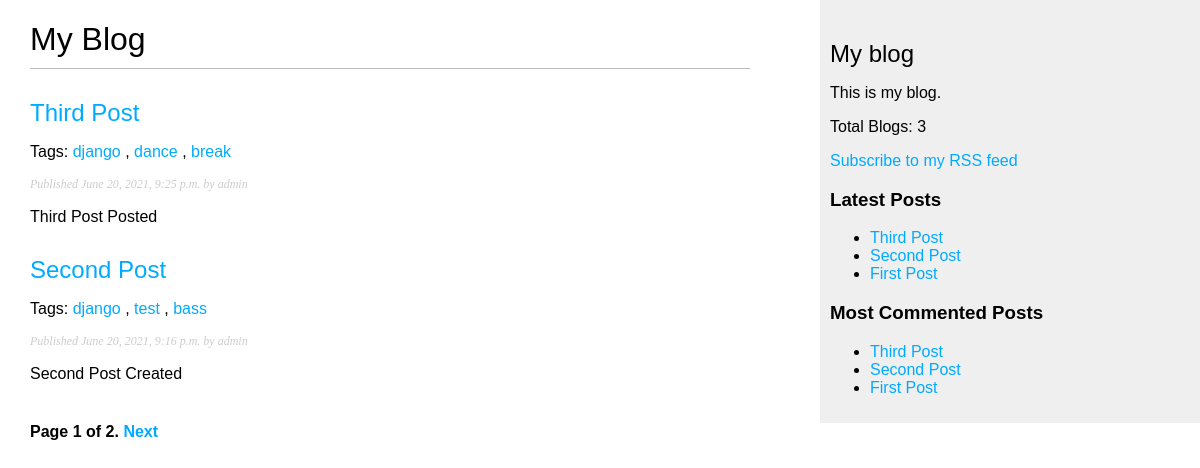
The page /blog/ on the database as committed earlier.
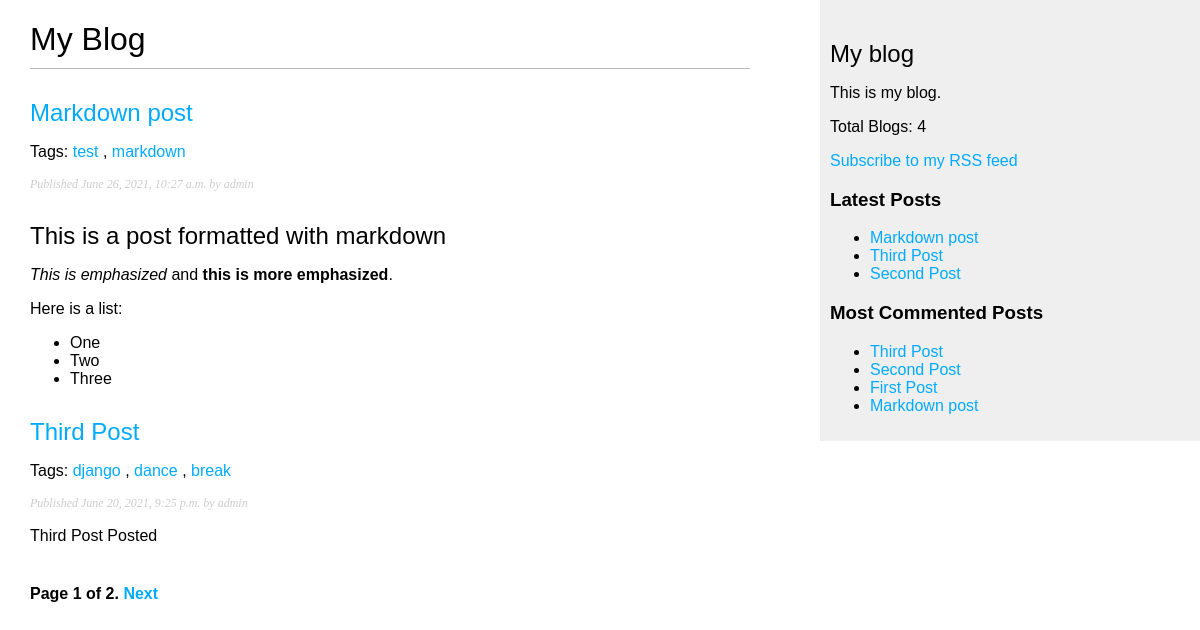
The same page on the database as committed later.
### blog/models.py (models this page shows, shortened)
class Post(models.Model):
    STATUS_CHOICES = (
        ('draft', 'Draft'),
        ('published', 'Published'),
    )
    title = models.CharField(max_length=250)
    slug = models.SlugField(max_length=250, unique_for_date = 'publish')
    author = models.ForeignKey(User, on_delete=models.CASCADE, related_name='blog_posts')
    body = models.TextField()
    publish = models.DateTimeField(default=timezone.now)
    created = models.DateTimeField(auto_now_add=True)
    updated = models.DateTimeField(auto_now=True)
    status = models.CharField(max_length=10, choices=STATUS_CHOICES, default='draft')
    tags = TaggableManager()
    objects = models.Manager()
    published = PublishedManager()
    class Meta:
        ordering = ('-publish',)
    def get_absolute_url(self):
        return reverse('blog:post_detail', args=[self.publish.year, self.publish.month, self.publish.day, self.slug])

### blog/views.py (the view)
# urls.py: path('', views.post_list, name='post_list'),
def post_list(request, tag_slug = None):
    object_list = Post.published.all()
    tag = None
    if tag_slug:
        tag = get_object_or_404(Tag, slug=tag_slug)
        object_list = object_list.filter(tags__in=[tag])
    paginator = Paginator(object_list, 2) # 2 Posts per page
    page = request.GET.get('page')
    try:
        posts = paginator.page(page)
    except  PageNotAnInteger:
        posts = paginator.page(1)
    return render(request, 'blog/post/list.html', {'page': page, 'posts': posts, 'tag': tag})

### blog/models.py (called while the page is built)
    def get_queryset(self):
        return super().get_queryset().filter(status='published')

### blog/templatetags/blog_tags.py (called while the page is built)
@register.simple_tag
def total_posts():
    return Post.published.count()

@register.inclusion_tag('blog/post/latest_posts.html')
def show_latest_posts(count=5):
    latest_posts = Post.published.order_by('-publish')[:count]
    return {'latest_posts': latest_posts}

@register.simple_tag
def get_most_commented_posts(count=5):
    return Post.published.annotate(total_comments=Count('comments')).order_by('-total_comments')[:count]

@register.filter(name='markdown')
def markdown_format(text):
    return mark_safe(markdown.markdown(text))

### blog/templates/blog/post/list.html (shortened to what this page needs)
{% extends "blog/base.html" %}
{% load blog_tags %}
{% block content %}
<h1>My Blog</h1>
{% for post in posts %}
<h2>
    <a href="{{ post.get_absolute_url}}">{{post.title}}</a>
</h2>
<p class="tags">Tags: {% for tag in post.tags.all %}
    <a href="{% url 'blog:post_list_by_tag' tag.slug %}">{{tag.name}}</a>
    {% if not forloop.last %}, {% endif %}
    {% endfor %}
</p>
<p class="date">Published {{post.publish}} by {{post.author}}</p>
{{post.body|markdown|truncatewords_html:30}}
{% endfor %}
{% include "blog/pagination.html" with page=posts %}
{% endblock %}

### blog/templates/blog/base.html (shortened to what this page needs)
<!DOCTYPE html>
{% load blog_tags %}
{% load static %}
<html>
<head>
  <link href="{% static 'css/blog.css' %}" rel="stylesheet" />
</head>
<body>
  <div id="content">{% block content %} {% endblock %}</div>
  <div id="sidebar">
    <h2>My blog</h2>
    <p>This is my blog.</p>
    <p>Total Blogs: {% total_posts %}</p>
    <p>
      <a href="{% url "blog:post_feed" %}">Subscribe to my RSS feed</a>
    </p>
    <h3>Latest Posts</h3>
    {% show_latest_posts 3 %}
    <h3>Most Commented Posts</h3>
    {% get_most_commented_posts as most_commented_posts %}
    <ul>
      {% for post in most_commented_posts %}
      <li>
        <a href="{{post.get_absolute_url}}">{{post.title}}</a>
      </li>
      {% endfor %}
    </ul>
  </div>
</body>
</html>

### blog/templates/blog/pagination.html (shortened to what this page needs)
<div class="pagination">
    <span class="step-links">
        <span class="current">
            Page {{page.number}} of {{page.paginator.num_pages}}.
        </span>
        {% if page.has_next %}
        <a href="?page={{page.next_page_number}}">Next</a>
        {% endif %}
    </span>
</div>

### blog/templates/blog/post/latest_posts.html
<ul>
    {% for post in latest_posts %}
    <li>
        <a href="{{post.get_absolute_url}}">{{post.title}}</a>
    </li>
    {% endfor %}
</ul>

### blog/static/css/blog.css (style rules this page uses)
body { margin: 0; padding: 0; font-family: helvetica, sans-serif; }
a { color: #00abff; text-decoration: none; }
h1 { font-weight: normal; border-bottom: 1px solid #bbb; padding: 0 0 10px 0; }
h2 { font-weight: normal; margin: 30px 0 0; }
#content { float: left; width: 60%; padding: 0 0 0 30px; }
#sidebar { float: right; width: 30%; padding: 10px; background: #efefef; height: 100%; }
p.date { color: #ccc; font-family: georgia, serif; font-size: 12px; font-style: italic; }
.pagination { margin: 40px 0; font-weight: bold; }

Rows that differ between the two databases and show on the page:
no longer on one of the page's lists (row unchanged): Post: title "Second Post", publish "June 20, 2021, 9:16 p.m.", author "admin", body "Second Post Created"
no longer on one of the page's lists (row unchanged): Post: title "First Post"
added Post: title "Markdown post", publish "June 26, 2021, 10:27 a.m.", author "admin", body "This is a post formatted with markdown This is emphasized and this is more emphasized . Here is a list: One Two Three", Tag (name "test")
added Tag: name "markdown", shown under "Markdown post"
computed for Post "Second Post": loses Tag (name "bass"); loses Tag (name "django"); loses Tag (name "test")
Other text that changed with them:
text no longer shown: "3"
text now shown: "4"
